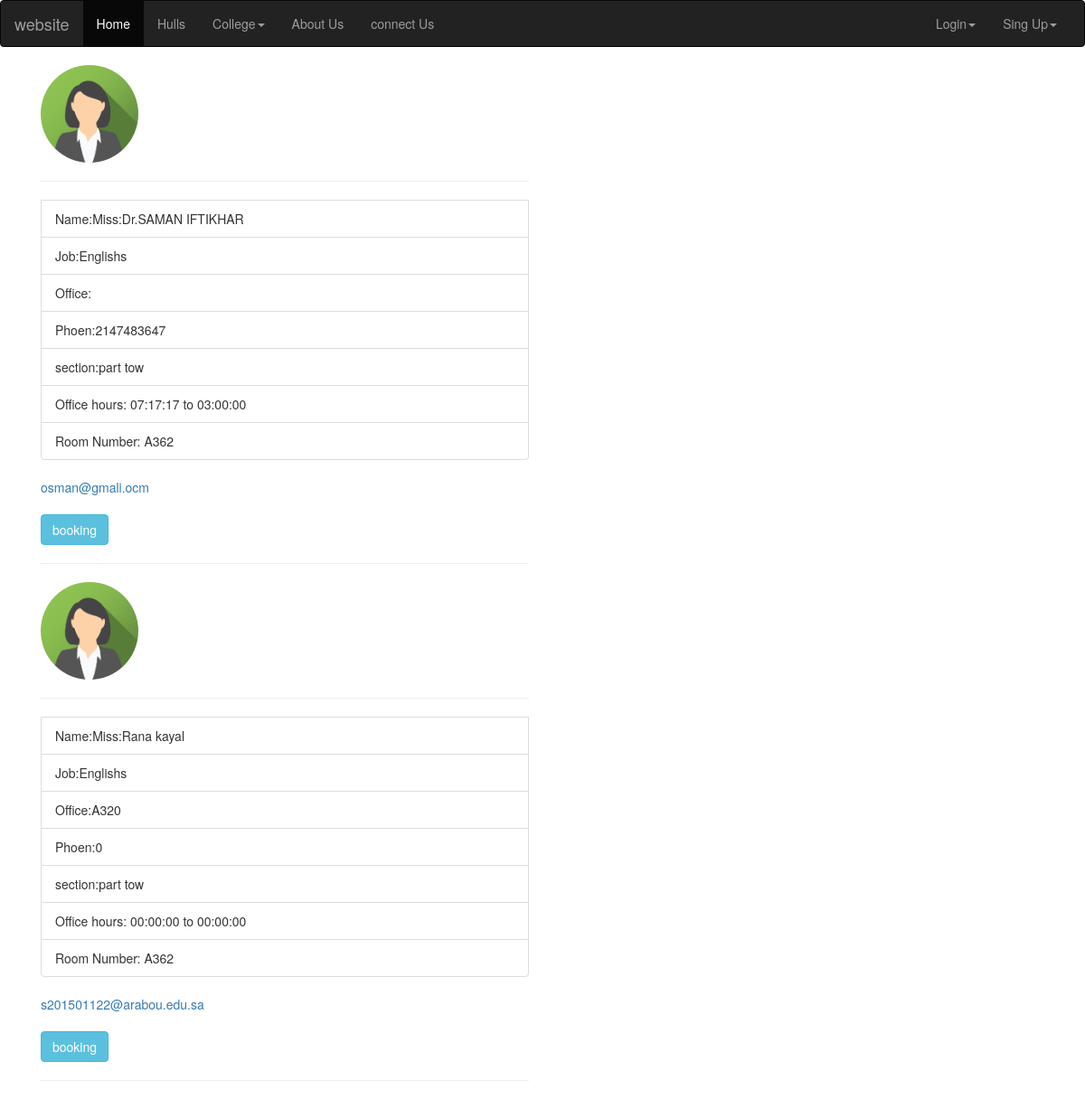
Page /employee_info_female.php?id=3 on the committed database.
### tables this page shows
CREATE TABLE `employee_table` (
  `employee_table_id` int(11) NOT NULL,
  `employee_table_pass` varchar(50) NOT NULL,
  `employee_table_name` varchar(50) NOT NULL,
  `email` varchar(50) NOT NULL,
  `employee_table_status` varchar(20) NOT NULL,
  `type` varchar(20) NOT NULL,
  `major_id` int(11) NOT NULL,
  `gender` varchar(20) NOT NULL,
  `office_no` varchar(20) NOT NULL,
  `status` varchar(20) NOT NULL,
  `groups` varchar(100) NOT NULL,
  `username` varchar(250) NOT NULL,
  `address` varchar(250) NOT NULL,
  `phone` int(199) NOT NULL,
  `create_at` timestamp NOT NULL DEFAULT CURRENT_TIMESTAMP,
  `time_start` time NOT NULL,
  `time_end` time NOT NULL,
  `section_id` int(11) NOT NULL
);

CREATE TABLE `major` (
  `major_id` int(11) NOT NULL,
  `major_name` varchar(50) NOT NULL,
  `description` text NOT NULL
);

CREATE TABLE `section` (
  `section_id` int(11) NOT NULL,
  `section_name` varchar(50) NOT NULL,
  `id_major` int(11) NOT NULL,
  `create_at` timestamp NOT NULL DEFAULT CURRENT_TIMESTAMP ON UPDATE CURRENT_TIMESTAMP
);

### init.php (called while the page is built, shortened)
<?php
include 'include/header.php';
?>

### employee_info_female.php (the view, shortened to what this page needs)
<?php
include 'init.php';
$id=isset($_GET['id'])&& is_numeric($_GET['id'])?intval($_GET['id']):0;
$sql="SELECT major.* ,section.*,employee_table.* FROM major
join section on section.id_major=major.major_id
join employee_table on section.section_id=employee_table.section_id
where major.major_id='{$id}'   and gender='female' ";
$stmt=$con->prepare($sql);
$stmt->execute();
$row=$stmt->fetchall();
?>
    <div class="container">
           <div class="rwo">
            <div class="col-lg-6" >
             <section class="c2">
            <?php foreach($row as $r): ?>
            <ul class="list-group">
            <img src="image/img_avatar2.png"
           width=20% class="img-circle" align='center' >
           <hr>
            <li class="list-group-item">Name:Miss:<?php echo $r['employee_table_name'] ?></li>
            <li class="list-group-item">Job:<?php echo $r['major_name'] ?> </li>
            <li class="list-group-item">Office:<?php echo $r['office_no'] ?></li>
            <li class="list-group-item">Phoen:<?php echo $r['phone'] ?></li>
            <li class="list-group-item">section:<?php echo $r['section_name'] ?></li>
            <li class="list-group-item">Office hours:  <?php echo $r['time_start']?> to <?php echo $r['time_end']?> </li>
           <li class="list-group-item">Room Number:    A362 </li>
            </ul>
        <a href="#"><?php echo $r['email'] ?></a>
<br><br>
<a href="booking_emp.php?id=<?php echo $r['employee_table_id'] ?>" class="btn btn-info">booking</a>
    <hr>
<?php endforeach;?>
        </section>
        </div>

### include/header.php (shortened to what this page needs)
<!DOCTYPE html>
<html lang="en">
<head>
    <link rel="stylesheet" href="layout/css/bootstrap.min.css">
    <link rel="stylesheet" href="layout/css/style.css">
    <link rel="stylesheet" href="layout/css/font-awesome.css">
    <meta http-equiv="X-UA-Compatible" content="ie=edge"><link rel="stylesheet" href="layout/css/style.css">
</head>
<body>
<nav class="navbar navbar-inverse">
  <div class="container-fluid">
    <div class="navbar-header">
      <a class="navbar-brand" href="index.php">website</a>
    </div>
    <div class="collapse navbar-collapse" id="bs-example-navbar-collapse-1">
      <ul class="nav navbar-nav">
        <li class="active"><a href="index.php">Home <span class="sr-only">(current)</span></a></li>
        <li><a href="book.php">Hulls</a></li>
        <li class="dropdown">
  <a href="#" class="dropdown-toggle" data-toggle="dropdown" role="button" aria-haspopup="true" aria-expanded="false">College<span class="caret"></span></a>
        <li><a href="about.php">About Us</a></li>
        <li><a href="connent.php">connect Us</a></li>
         </ul>
      <?php
        if(isset($_SESSION['user'])){
          if(admin($_SESSION['user'])){?>
<ul class="nav navbar-nav navbar-right">
<li><a href="profile.php"><b class="text-danger">welcome</b> <b class="text-info"><?php echo $_SESSION['user']; ?></b></a>
</li>
<li class="dropdown">
  <a href="#" class="dropdown-toggle" data-toggle="dropdown" role="button" aria-haspopup="true" aria-expanded="false">menu<span class="caret"></span></a>
  <ul class="dropdown-menu">
    <li><a href="admin/index.php">go to Dashbord</a></li>
    <li><a href="profile.php">MY Profile</a></li>
    <li role="separator" class="divider"></li>
    <li><a href="logout.php">logout</a></li>
  </ul>
         <?php }
    if(empl($_SESSION['user'])){?>
      <ul class="nav navbar-nav navbar-right">
<li><a href="profile.php"><b class="text-danger">welcome</b> <b class="text-info"><?php echo $_SESSION['user']; ?></b></a>
</li>
<li class="dropdown">
  <a href="#" class="dropdown-toggle" data-toggle="dropdown" role="button" aria-haspopup="true" aria-expanded="false">Menu<span class="caret"></span></a>
  <ul class="dropdown-menu">
    <li><a href="ordres.php">MY Orders</a></li>
    <li><a href="profile.php">MY Profile</a></li>
    <li role="separator" class="divider"></li>
    <li><a href="logout.php">logout</a></li>
  </ul>
    <?php }
        }
        else{?>
           <ul class="nav navbar-nav navbar-right">
           <li class="dropdown">
  <a href="#" class="dropdown-toggle" data-toggle="dropdown" role="button" aria-haspopup="true" aria-expanded="false">Login<span class="caret"></span></a>
  <li class="dropdown">
  <a href="#" class="dropdown-toggle" data-toggle="dropdown" role="button" aria-haspopup="true" aria-expanded="false">Sing Up<span class="caret"></span></a>
       <?php }
      ?>
        </li>
      </ul>
    </div>
  </div>
</nav>

### rows in the picture
employee_table: employee_table_name "Dr.SAMAN IFTIKHAR", major.major_name "Englishs", phone "2147483647", section.section_name "part tow", time_start "07:17:17", time_end "03:00:00", email "osman@gmali.ocm"
employee_table: employee_table_name "Rana kayal", major.major_name "Englishs", office_no "A320", phone "0", section.section_name "part tow", time_start "00:00:00", time_end "00:00:00", email "s201501122@arabou.edu.sa"
